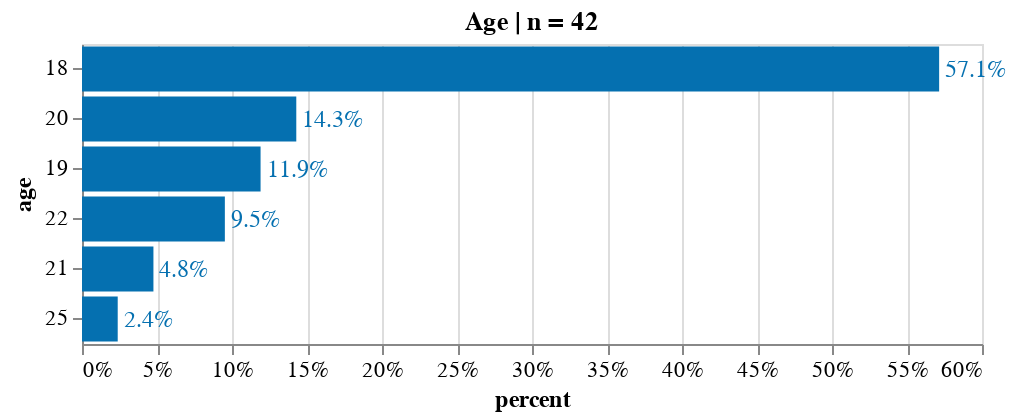

Notebook source saved alongside this figure:
### Code cell
source = count_freq_labels(df, X="age") 
title = 'Age | n = '+ source['counts'].sum().astype(str)
X, Y = 'percent:Q', 'age:N'
w, h= 450, 150
txs, ls, ts = 12, 11, 12

chart_age = simple_per_bar(
    source, title=title, X=X, Y=Y, \
    width=w, height=h, \
    text_size = txs, label_size = ls, title_size=ts)
chart_age

### Figure 1 — Vega-Lite specification as saved in the notebook (floating-point values rounded to 4 significant figures)
{"config": {"view": {"continuousWidth": 400, "continuousHeight": 300}, "axis": {"labelFontSize": 11, "titleFontSize": 12}}, "layer": [{"mark": "bar", "encoding": {"color": {"condition": {"value": "orange", "test": "(datum.emotion === 'Some')"}, "value": "#0570b0"}, "x": {"type": "quantitative", "axis": {"format": ".0%"}, "field": "percent"}, "y": {"type": "nominal", "field": "age", "sort": "-x"}}, "title": "Age | n = 42"}, {"mark": {"type": "text", "align": "left", "baseline": "middle", "dx": 3, "fontSize": 12}, "encoding": {"color": {"condition": {"value": "orange", "test": "(datum.emotion === 'Some')"}, "value": "#0570b0"}, "text": {"type": "quantitative", "field": "percent", "format": ".1%"}, "x": {"type": "quantitative", "axis": {"format": ".0%"}, "field": "percent"}, "y": {"type": "nominal", "field": "age", "sort": "-x"}}, "title": "Age | n = 42"}], "data": {"name": "data-5513524e843fe4639ac43c08d0495e04"}, "height": 150, "width": 450, "$schema": "https://vega.github.io/schema/vega-lite/v4.8.1.json", "datasets": {"data-5513524e843fe4639ac43c08d0495e04": [{"counts": 24, "age": "18", "percent": 0.5714}, {"counts": 6, "age": "20", "percent": 0.1429}, {"counts": 5, "age": "19", "percent": 0.119}, {"counts": 4, "age": "22", "percent": 0.09524}, {"counts": 2, "age": "21", "percent": 0.04762}, {"counts": 1, "age": "25", "percent": 0.02381}]}}
